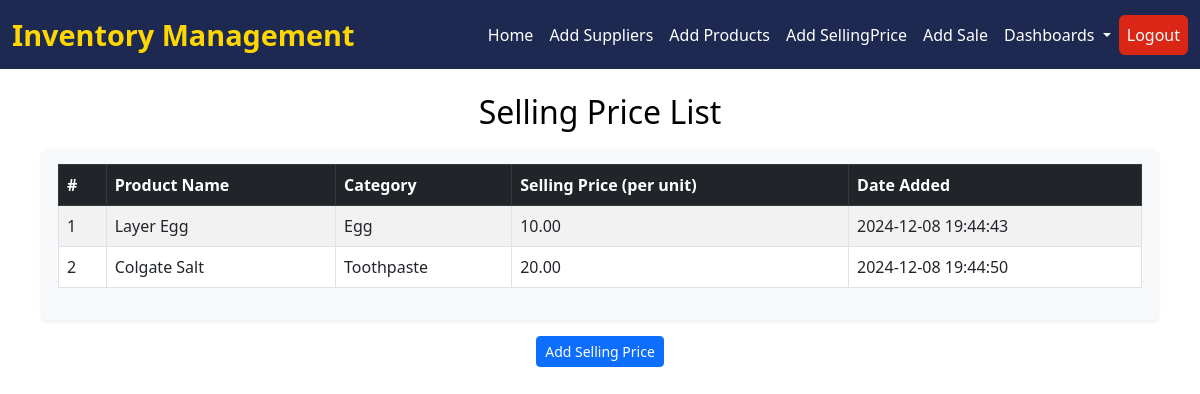
The page /selling-price-list/ on the database as committed earlier.
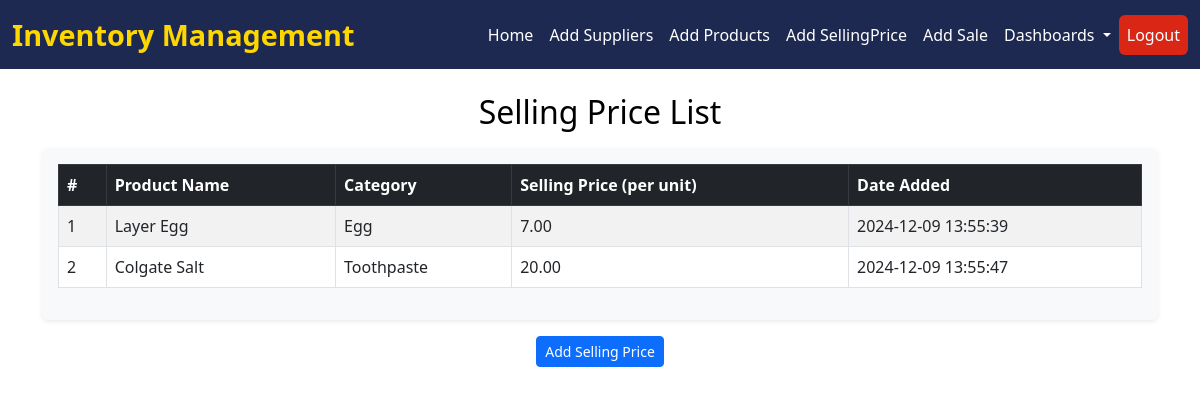
The same page on the database as committed later.
### stock_analysis/models.py (models this page shows, shortened)
class SellingPrice(models.Model):
    supplier_product = models.ForeignKey(SupplierProduct, on_delete=models.CASCADE)
    our_selling_price_per_unit = models.DecimalField(max_digits=10, decimal_places=2)
    date_added = models.DateTimeField(auto_now_add=True)

class SupplierProduct(models.Model):
    supplier = models.ForeignKey(Supplier, on_delete=models.CASCADE)  # Link to Supplier
    name = models.CharField(max_length=100, default="Unknown Product")  # Default name
    category = models.CharField(max_length=50, blank=True, null=True)  # Product category
    selling_price_per_unit=models.DecimalField(default=0, max_digits=10, decimal_places=2, null=True, blank=True)
    stock_quantity = models.IntegerField(default=0)  # Current stock quantity
    cost_price = models.DecimalField(max_digits=10, decimal_places=2)  # Cost price per unit
    supplied_date = models.DateField(auto_now_add=True)  # Date of supply

### stock_analysis/price_views.py (the view)
# urls.py: path('selling-price-list/', price_views.selling_price_list, name='selling_price_list'),
def selling_price_list(request):
    selling_prices = SellingPrice.objects.select_related('supplier_product', 'supplier_product__supplier').all()
    return render(request, 'prices/selling_price_list.html', {
        'selling_prices': selling_prices
    })

### stock_analysis/templates/prices/selling_price_list.html (shortened to what this page needs)
{% extends 'index.html' %}
{% block content %}
<div class="container mt-4">
    <h2 class="text-center mb-3" style="color: black">Selling Price List</h2>
    <div class="table-responsive shadow-sm p-3 bg-light rounded">
        <table class="table table-striped table-bordered">
            <thead class="table-dark">
                <tr>
                    <th>#</th>
                    <th>Product Name</th>
                    <th>Category</th>
                    <th>Selling Price (per unit)</th>
                    <th>Date Added</th>
                </tr>
            </thead>
            <tbody>
                {% for price in selling_prices %}
                    <tr>
                        <td>{{ forloop.counter }}</td>
                        <td>{{ price.supplier_product.name }}</td>
                        <td>{{ price.supplier_product.category }}</td>
                        <td>{{ price.our_selling_price_per_unit }}</td>
                        <td>{{ price.date_added|date:"Y-m-d H:i:s" }}</td>
                    </tr>
                {% empty %}
                    <tr>
                        <td colspan="6" class="text-center">No selling prices available.</td>
                    </tr>
                {% endfor %}
            </tbody>
        </table>
    </div>
    <div class="d-flex justify-content-center mt-3">
        <a href="{% url 'add_selling_price' %}" class="btn btn-primary btn-sm">Add Selling Price</a>
    </div>
</div>
{% endblock %}

Rows that differ between the two databases and show on the page:
changed SellingPrice "Layer Egg": our_selling_price_per_unit "10.00" → "7.00"; date_added "2024-12-08 19:44:43" → "2024-12-09 13:55:39"
changed SellingPrice "Colgate Salt": date_added "2024-12-08 19:44:50" → "2024-12-09 13:55:47"
